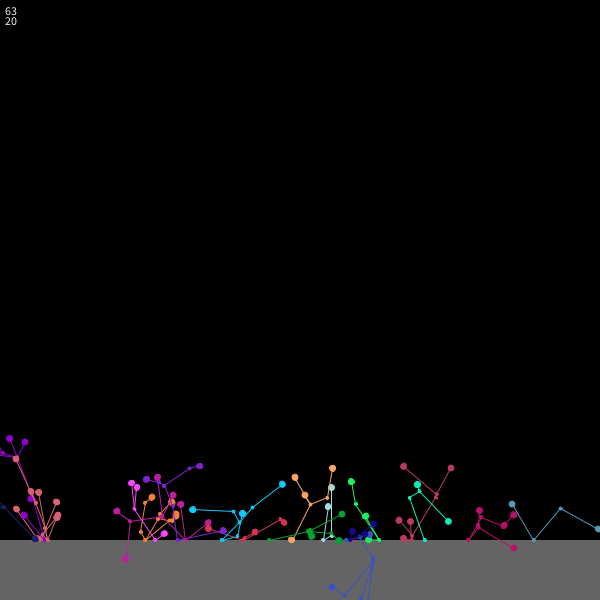
Frame 1 (no input)
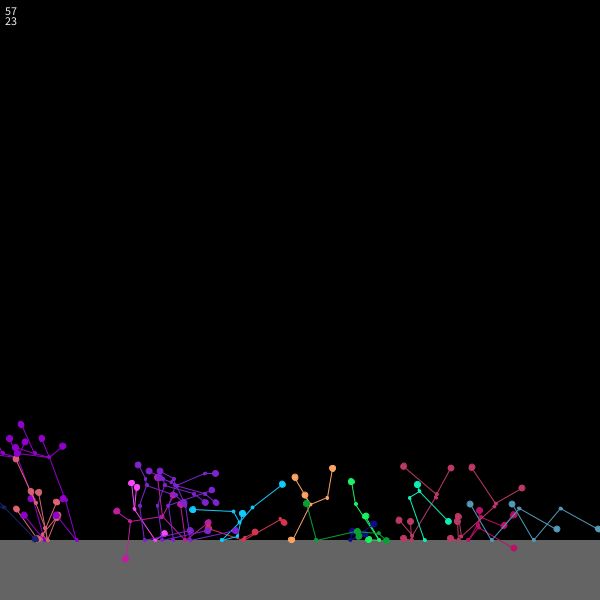
Frame 60 (the mouse pressed at the canvas centre just before this capture)
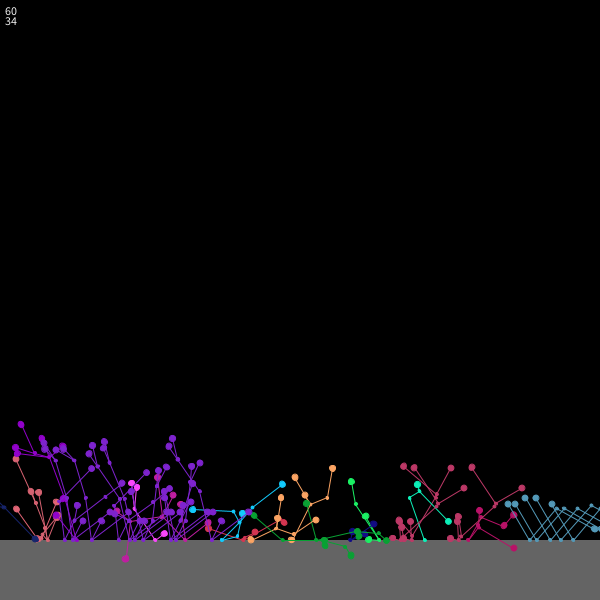
Frame 120 (the mouse held since frame 60 and released just before this capture)

The Processing sketch that drew these frames (run headless with seeded random() and noise(); from frame 60 on, the mouse is pressed at the canvas centre):

// Processing sketch: Forest
// ── Forest.pde
import java.util.*;

//controls
int camX, camY;
boolean debug = false;

float floor = 60;
float maxRand = 50;
float mutationRate = 0.1;
float costCoef = 10;
float energyPerLeaf = 10;

Population pop;
int popSize = 20;

void setup() {
  size(600, 600);
  camX = camY = 0;
  pop = new Population();
  pop.checkAllShadow();
  noStroke();
  frameRate(60);
}

void draw() {
  //translate(camX,camY);
  background(0);

  //floor
  noStroke();
  fill(100);
  rect(0, height-floor, width, height);
  
  //GUI
  fill(240);
  text(round(frameRate), 5, 15);
  text(pop.trees.size(), 5, 25);
  if(debug)text(mouseX+" , "+ mouseY, mouseX, mouseY);
  
  
  pop.run();
  pop.display();
  
}

void keyPressed() {
  /*
  if(key== 's')
   camY--;
   else if( key== 'w')
   camY++;
   
   if( key== 'a')
   camX++;
   else if( key == 'd')
   camX--;
   */
}

void keyReleased() {
  if ( key == 'd')
    debug = !debug;

  if (key == 'p') {
    pop.print();
  }
  if (key == 'r') {
    pop.randomize();
    pop.checkAllShadow();
  }
}

void mousePressed() {
  //pop.random();
}
// ── DNA.pde
class DNA {
  float[] chromosome;
  int l;
  int segments;
  int bloomPeriod;
  color c;

  DNA() {
    segments = round(random(2, 10));
    bloomPeriod = round(random(10, 300));
    l = segments*3;

    chromosome = new float[l];
    for (int i=0; i<l; i++) {
      chromosome[i] = random(0, maxRand);
    }
    c = color( random(255), random(255), random(255) ) ;
  }
  DNA(DNA other){
    this.chromosome = other.chromosome;
    this.l = other.l;
    this.segments = other.segments;
    this.bloomPeriod = other.bloomPeriod;
    this.c = other.c;
  }

  void crossover( DNA d ) {
  }
  
  DNA mutate() {
    DNA copy = new DNA(this);
    if(random(1)<mutationRate) bloomPeriod += random(-20,20);
    if(random(1)<mutationRate) c+= random(-2,2);
    
    if(random(1)<mutationRate/2){
      copy.segments+= 1*Math.signum(random(-1,1));
      if(copy.segments == 0) copy.segments++;
      copy.l = copy.segments*3;
      copy.chromosome = Arrays.copyOf(chromosome, copy.l);  
    }
    
    for(int i=0; i<copy.chromosome.length; i++){
      if(random(1)<mutationRate)  copy.chromosome[i] += random(-maxRand/4, maxRand/4);
      if(copy.chromosome[i]<0) copy.chromosome[i] *= 0;
      if(copy.chromosome[i]>maxRand) copy.chromosome[i] = maxRand;
    }
    
    return copy;
  }
}
// ── Node.pde
class Node {
  float r, a;
  float x = -1; float y = -1;
  int index;
  Node parent;
  ArrayList<Node> sons;
  boolean isLeaf;

  Node(Node parent, int index, float r, float a) {
    this.parent = parent;
    this.index = index;
    this.r = r;
    this.a = a;
    isLeaf = true;
    sons = new ArrayList<Node>();
    x = calcX();
    y = calcY();
  }

  void display() {
    float r = isLeaf ? 6 : 3;
    ellipse(0, 0, r, r);

    for ( Node n : sons ) {
      pushMatrix();
      rotate(n.a);
      line(0, 0, 0, n.r);
      translate(0, n.r);
      n.display();
      popMatrix();
    }
  }

  void addSon(Node n) {
    sons.add(n);
    isLeaf = false;
  }

  float cost() {
    if ( isLeaf ) return 0;
    float c = 0;
    for (Node n : sons)
      c+= n.r;
    return c;
  }

  String toString() {
    int p = parent==null ? -1 : parent.index;
    return "index: "+index+" parent: "+ p +" r: "+r+" a: "+a +" x: "+x+" y: "+y;
  }  

  private float calcX() {
    if (x != -1) return x;
    if (parent== null) return 0;

    return - r*sin(accumAngle())+ parent.calcX();
  }
  private float calcY() {
    if (y != -1) return y;
    if (parent== null) return 0;

    return r*cos(accumAngle())+ parent.calcY();
  }

  float accumAngle() {
    if (parent == null) return PI;
    return a + parent.accumAngle();
  }
}
// ── Population.pde
class Population {
  ArrayList<Tree> trees = new ArrayList<Tree>(popSize);
  int totalIndex = 0;
  
  Population(){
    for(int i=0; i< popSize; i++){
      addTree( new Tree( totalIndex ) );
    }
  }
  
  void run(){
    for( int i=0; i<trees.size(); i++){
      Tree t = trees.get(i);
      t.run();
      if( t.blossom ) asexual(t);
    }
  }
  
  void asexual(Tree parent) {
    float newX = parent.x + random(-50,50);
    for(Tree t: trees)
      if(abs(t.x-newX)<3) return;
    addTree( new Tree(totalIndex, newX , parent.dna.mutate() ) );
    checkAllShadow();
  }
  
  void display(){
    for( Tree t : trees){
      t.display();
    }  
  }
  void checkAllShadow(){
    for( Tree t : trees){
      t.checkNodesShadow();
    }
  }
  
  void addTree( Tree t){
    trees.add( t );
    totalIndex ++;
  }
  
  void removeTree(Tree t){
    trees.remove( t );
    checkAllShadow();
  }
  
  void randomize(){
    trees.clear();
    for(int i=0; i< popSize; i++){
      addTree( new Tree( totalIndex ) );
    }
  }
  
  void print(){
    for(Tree t : trees){
      t.print();
    }
  }
  
}
// ── Tree.pde
class Tree {
  int index, bloomTimer;
  float x, minX, maxX;
  private int size;
  ArrayList<Node> nodes;
  DNA dna;
  color c;
  float cost, tree_width, tree_height;
  float resource = 500;
  float energyPerTurn;
  boolean blossom;

  Tree( int index, float x ){
    this(index, x, new DNA() );
  }
  
  Tree( int index ){
    this( index, random(30,width-30) );
  }
  
  Tree(int index, float x, DNA dna){
    
    this.index = index;
    this.x = x;
    this.dna = dna;
    nodes = new ArrayList<Node>();
    size = 0; //variable to keep track of index of each node and the size
    bloomTimer = 0;
    blossom = false;
    
    generate();
  }
  
  void run(){
    resource -= cost;
    resource += energyPerTurn;
    
    if(bloomTimer>= dna.bloomPeriod){
      blossom = true;
      resource-= 500;
      bloomTimer = 0;
    } else 
      blossom = false;
    
    if(resource <= 0) die();
    bloomTimer++;
  }
  
  void die(){
    pop.removeTree(this);
  }
  
  void checkNodesShadow(){
    energyPerTurn = 0;
    for(Node n : nodes){
      if(!n.isLeaf) continue;
      int nodesAbove = 0;
      for(Tree t : pop.trees){
        //if(t.equals(this)) continue;
        if( n.x < t.minX || t.maxX < n.x ) continue;
        
        for(Node other : t.nodes){
          if(!other.isLeaf) continue;
          if(other.equals(n)) continue;
          
          if( abs(other.x-n.x) <= 6 && other.y < n.y ) nodesAbove++;
        }
      }
      //energyPerTurn = (float)(10.0/(Math.pow(2,nodesAbove)));
      if(!(nodesAbove>0)) energyPerTurn += energyPerLeaf;
      //else energyPerTurn = 0; 
    }
    //println("index: "+index+" energyPerTurn "+ energyPerTurn);
  }
  
  //done just once when tree is created
  void generate(){
    
    addNode( new Node(null, 0, 0, 0 ) );
    nodes.get(0).x = x;
    nodes.get(0).y = height-floor;
    size++;
    
    for(int i=0; i< dna.l ; i+= 3){

      int p = floor( map( dna.chromosome[i],0, maxRand, 0 , nodes.size() ) );
      if(p == size) p--;
      float _r = dna.chromosome[i+1];
      float _a = map( dna.chromosome[i+2],0, maxRand, -PI/2 , PI/2 );
      Node parent = nodes.get(p);
      addNode( new Node( parent, size, _r, _a ) );
      size++;
    }
    
    calcCost();
    calcDimensions();
  }
  
  void calcCost(){
    for(Node n: nodes)
      cost += n.cost();
    
    cost/=costCoef;
  }
  
  void calcDimensions(){
    float minY, maxY;
    maxX = minX = nodes.get(0).x; 
    minY = maxY = nodes.get(0).y;
    for(Node n: nodes){
      float x = n.x;
      float y = n.y;
      if(x<minX) minX = x;
      if( x>maxX ) maxX = x;
      if( y<minY ) minY = y;
      //if( y>maxY ) maxY = y;
    }
    //println(index+ " ************* minX: "+ minX+ " maxX: "+ maxX +" minY: "+ minY+ " maxY: "+maxY);
    tree_width = maxX-minX;
    tree_height = minY-maxY;
  }
  
  void addNode( Node n ){
    nodes.add( n );
    if(n.parent != null) n.parent.addSon( n );
  }
  
  void display(){

    
    stroke(dna.c);
    fill(dna.c);
    
    pushMatrix();
    
    translate(x, height-floor);
    
    if(debug){
        text(index, -2 , 15);
        text(cost, -2 , 26); 
        text(resource, -2, 37);
        text(bloomTimer+"/"+dna.bloomPeriod, -2, 48);
        
    }
    rotate(PI);
    nodes.get(0).display();
    
    popMatrix();
  }
  
  void print(){
    println("tree_index: " + index + " segments: "+dna.segments +" energyPerTurn: "+energyPerTurn);
    println("cost: " + cost + " width: "+tree_width + " height: " + tree_height + " minX: "+minX+" maxX: "+maxX);
    for(Node n: nodes){
      println(n);
    }
    println("----------------------------------");
  }
  
}
